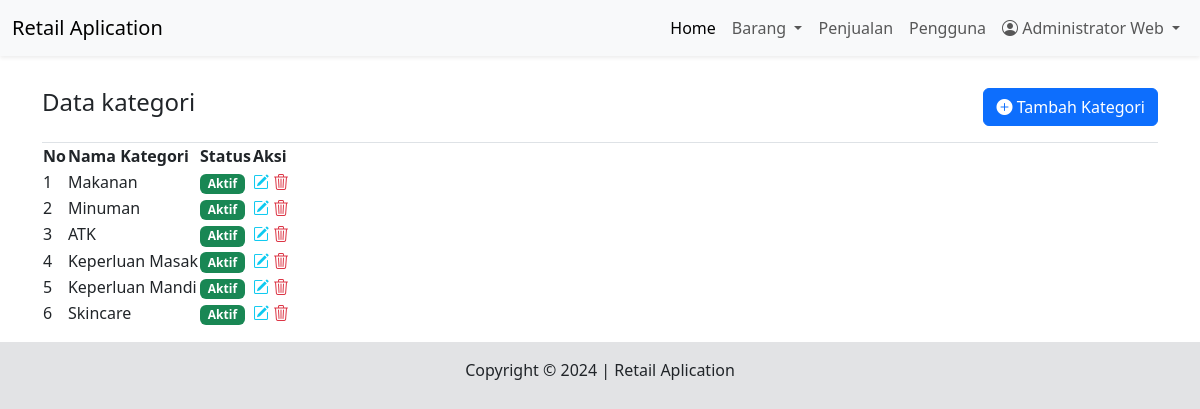
The page /dashboard.php?modul=kategori (signed in) on the database its author committed.
### tables this page shows
CREATE TABLE IF NOT EXISTS `kategori` (
  `id_kategori` int NOT NULL AUTO_INCREMENT,
  `nama_kategori` char(25) NOT NULL,
  `status` tinyint(1) NOT NULL DEFAULT '1',
  PRIMARY KEY (`id_kategori`)
);

### modul/kategori/index.php (the view, shortened to what this page needs)
<div class="border-bottom d-flex justify-content-between py-3">
    <h4>Data kategori</h4>
    <button class="btn btn-primary" data-bs-toggle="modal" data-bs-target="#modalTambah"><i class="bi bi-plus-circle-fill"></i> Tambah Kategori</button>
    </div>
<table id="myTable">
    <thead>
        <tr>
            <th>No</th>
            <th>Nama Kategori</th>
            <th>Status</th>
            <th>Aksi</th>
        </tr>
    </thead>
    <tbody>
        <?php
        $sql_kategori = "SELECT * FROM kategori ORDER BY id_kategori ASC";
        $resul_kategori = $mysqli->query($sql_kategori);
        $no = 0;
        while($row_kategori = $resul_kategori->fetch_assoc()){
            $no++;
        ?>
            <tr>
                <td><?= $no;?></td>
                <td><?= $row_kategori['nama_kategori'];?></td>
                <td><span class="badge <?= $row_kategori['status']== 1?'text-bg-success':'text-bg-danger';?>"><?= $row_kategori['status'] == 1?'Aktif':'Tidak Aktif'; ?></span></td>
                <td>
                    <a href=""data-bs-toggle="modal" data-bs-target="#modalEdit<?= $row_kategori['id_kategori'];?>" class="text-info"><i class="bi bi-pencil-square"></i></a>
                    <a href=""data-bs-toggle="modal" data-bs-target="#modalHapus<?= $row_kategori['id_kategori'];?>" class="text-danger"><i class="bi bi-trash3"></i></a>
                </td>
            </tr>
        <?php
        }
        ?>
    </tbody>
</table>

### rows shown on the page
kategori: nama_kategori "Makanan", status "Aktif"
kategori: nama_kategori "Minuman", status "Aktif"
kategori: nama_kategori "ATK", status "Aktif"
kategori: nama_kategori "Keperluan Masak", status "Aktif"
kategori: nama_kategori "Keperluan Mandi", status "Aktif"
kategori: nama_kategori "Skincare", status "Aktif"

### other values the page prints
$_SESSION['nama_lengkap'] "Administrator Web"
